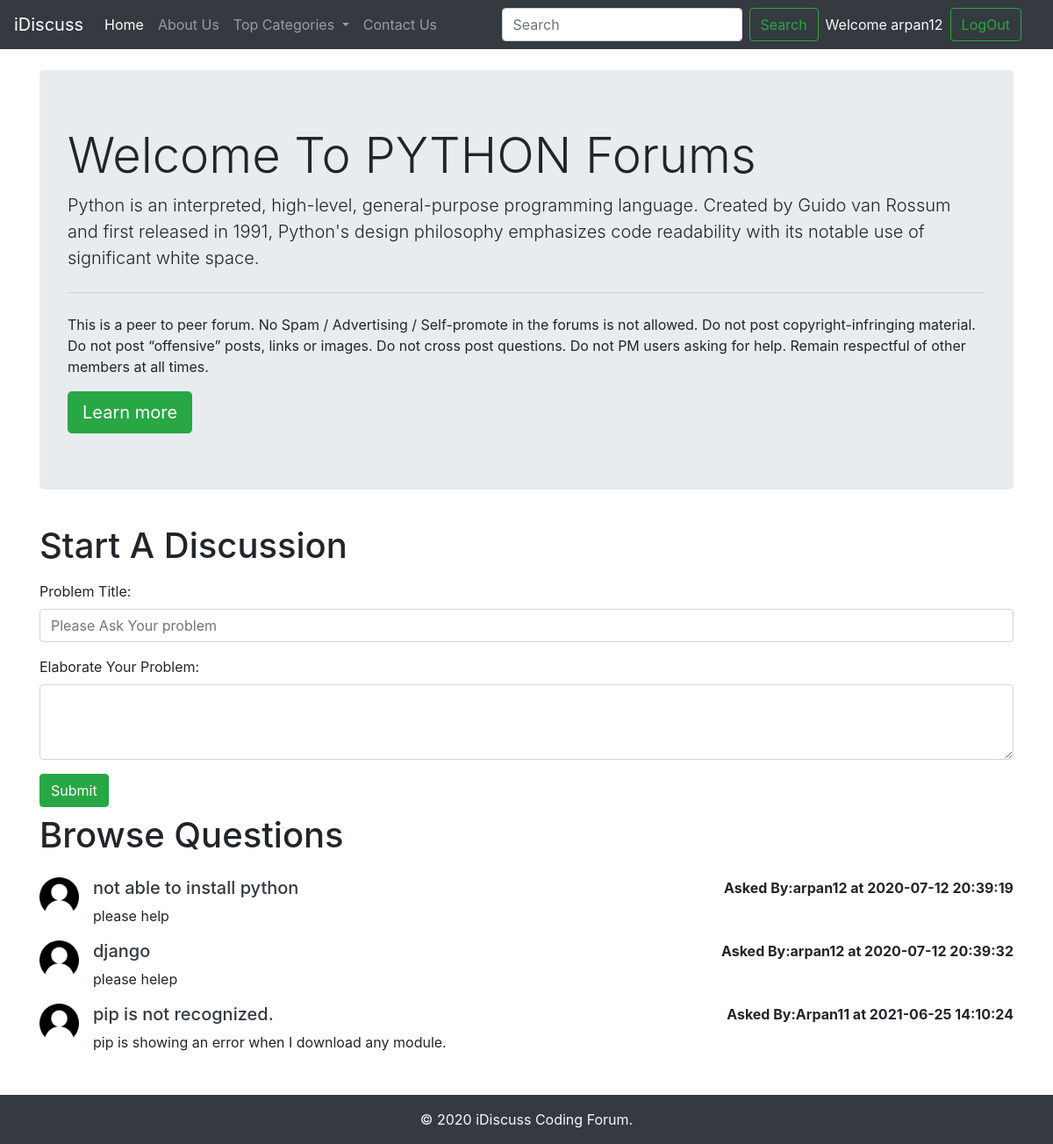
The page /threadlist.php?catid=1 (signed in) on the database its author committed.
### tables this page shows
CREATE TABLE `categories` (
  `category_id` int(8) NOT NULL,
  `category_name` varchar(255) NOT NULL,
  `category_description` varchar(255) NOT NULL,
  `created` datetime NOT NULL DEFAULT current_timestamp()
);

CREATE TABLE `threads` (
  `thread_id` int(7) NOT NULL,
  `thread_title` varchar(255) NOT NULL,
  `thread_desc` text NOT NULL,
  `thread_cat_id` int(7) NOT NULL,
  `thread_user_id` int(7) NOT NULL,
  `timestamp` datetime NOT NULL DEFAULT current_timestamp()
);

CREATE TABLE `users` (
  `sno` int(8) NOT NULL,
  `user_email` varchar(30) NOT NULL,
  `user_pass` varchar(255) NOT NULL,
  `timestamp` datetime NOT NULL DEFAULT current_timestamp()
);

### threadlist.php (the view, shortened to what this page needs)
<!doctype html>
<html lang="en">
<head>
    <link rel="stylesheet" href="https://stackpath.bootstrapcdn.com/bootstrap/4.5.0/css/bootstrap.min.css"
>
</head>
<body>
    <?php include 'partials/_dbconnect.php'; ?>
    <?php include 'partials/_header.php'; ?>
    <?php
    $id=$_GET['catid'];
    $sql = "SELECT * FROM `categories` WHERE category_id=$id";
    $result=mysqli_query($conn, $sql);
    while($row=mysqli_fetch_assoc($result)){
        $catname=$row['category_name'];
        $catdesc=$row['category_description'];
    }
    ?>
    <div class="container my-4">
        <div class="jumbotron">
            <h1 class="display-4">Welcome To <?php echo $catname; ?> Forums</h1>
            <p class="lead"><?php echo $catdesc; ?></p>
            <hr class="my-4">
            <p>This is a peer to peer forum. No Spam / Advertising / Self-promote
                in the forums is not allowed. Do not post copyright-infringing material. Do not post “offensive” posts,
                links or images. Do not cross post questions. Do not PM users asking for help. Remain respectful of
                other
                members at all times.</p>
            <a class="btn btn-success btn-lg" href="#" role="button">Learn more</a>
        </div>
    </div>
    <?php
    if(isset($_SESSION['loggedin']) && $_SESSION['loggedin']==true){
        echo '<div class="container">
                <h1 class="py-2">Start A Discussion</h1>
                <form action="' . $_SERVER["REQUEST_URI"] . '" method="post">
    <div class="form-group">
        <label for="title">Problem Title:</label>
        <input type="text" class="form-control" name="title" id="title" aria-describedby="title"
            placeholder="Please Ask Your problem">
    </div>
    <input type="hidden" name="sno" value="' . $_SESSION["sno"] . '">
    <div class="form-group">
        <label for="desc">Elaborate Your Problem:</label>
        <textarea class="form-control" name="desc" id="desc" rows="3"></textarea>
    </div>
    <button type="submit" class="btn btn-success">Submit</button>
    </form>
    </div>';
    }
    ?>
    <div class="container mb-5">
        <h1 class="py-2">Browse Questions</h1>
        <?php
        $id=$_GET['catid'];
        $sql = "SELECT * FROM `threads` WHERE thread_cat_id=$id";
        $result=mysqli_query($conn, $sql);
        while($row=mysqli_fetch_assoc($result)){
            $id=$row['thread_id'];
            $title=$row['thread_title'];
            $desc=$row['thread_desc'];
            $thread_time=$row['timestamp'];
            $thread_user_id=$row['thread_user_id'];
            $sql2="SELECT user_email FROM `users` WHERE sno='$thread_user_id'";
            $result2=mysqli_query($conn, $sql2);
            $row2=mysqli_fetch_assoc($result2);
        echo '<div class="media my-3">
            <img src="img/user.png" width="45px" class="mr-3" alt="...">
            <div class="media-body">'.
                '<h5 class="mt-0"><a class="text-dark" href="/forum/thread.php?threadid=' . $id . '">' . $title . '</a></h5> ' . $desc . ' </div> ' . '<p class="font-weight-bold my-0">Asked By:' . $row2['user_email'] . ' at ' . $thread_time . ' </p> ' . ' </div>';
        }
        ?>
    </div>
    <?php include 'partials/_footer.php'; ?>
</body>
</html>

### rows shown on the page
categories: category_name "PYTHON", category_description "Python is an interpreted, high-level, general-purpose programming language. Created by Guido van Rossum and first released in 1991, Python's design philosophy emphasizes code readability with its notable use of significant white space."
threads: thread_title "not able to install python", thread_desc "please help", users.user_email "arpan12", timestamp "2020-07-12 20:39:19"
threads: thread_title "django", thread_desc "please helep", users.user_email "arpan12", timestamp "2020-07-12 20:39:32"
threads: thread_title "pip is not recognized.", thread_desc "pip is showing an error when I download any module.", users.user_email "Arpan11", timestamp "2021-06-25 14:10:24"

### other values the page prints
$_SESSION['useremail'] "arpan12"
